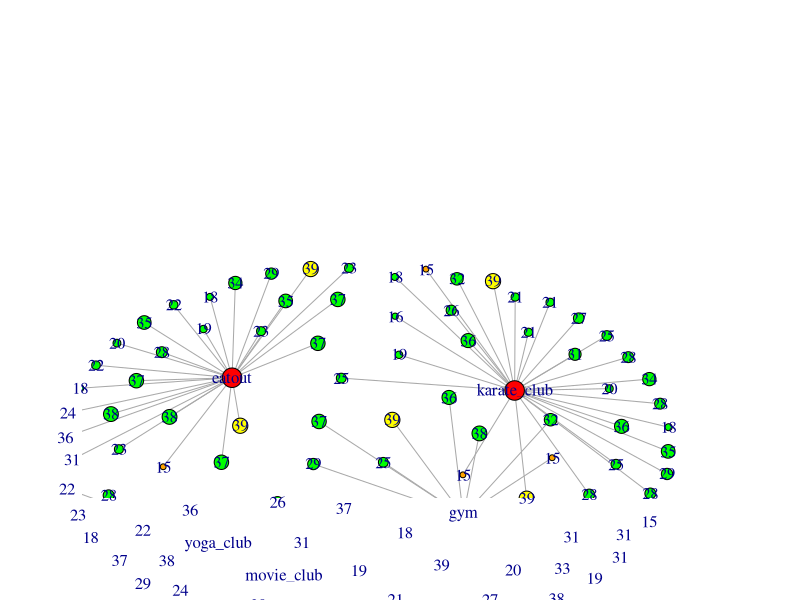
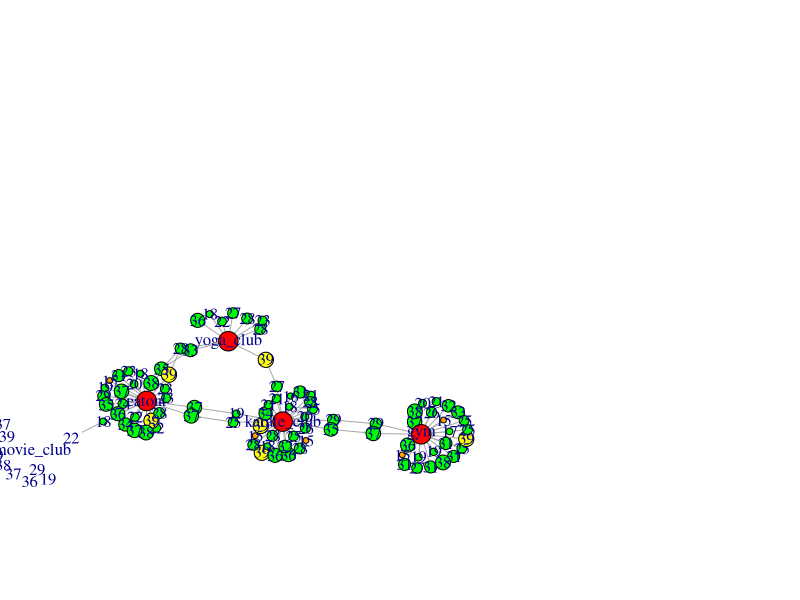
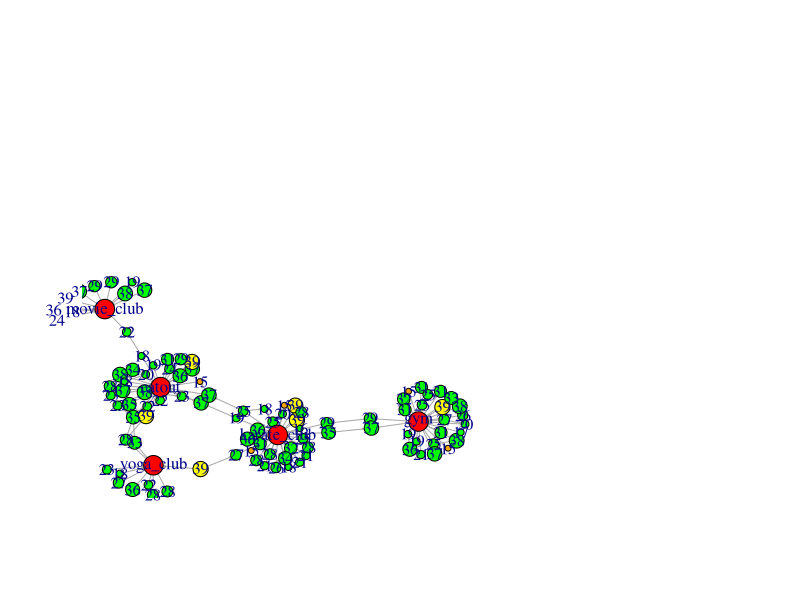
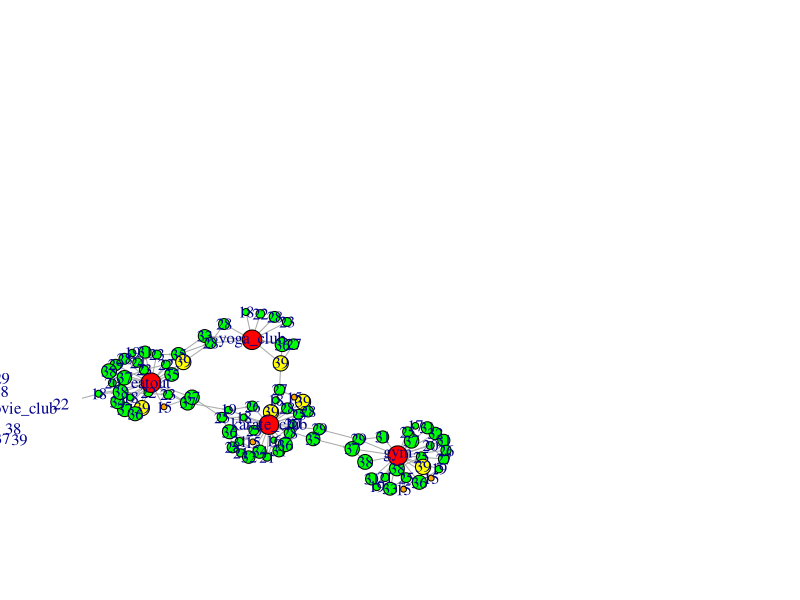
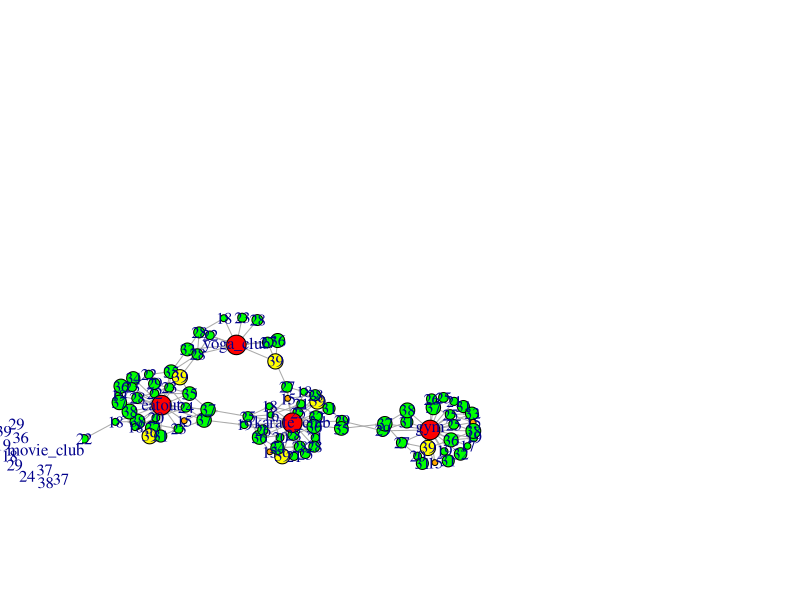

These charts were generated, in order, by the following R code: (Note: a time limit stopped this script after it produced the figures.)
  library(igraph)
  
  
  G <- make_empty_graph(100) %>% 
    set_vertex_attr("name",value = as.integer(runif(100,15,40))) %>% 
    set_vertex_attr("Type",value = "Person")
  
  #adding foci nodes
  add_foci_nodes <- function(G)
  {
    i = gorder(G) + 1
    foci_nodes = c("gym","eatout","movie_club","karate_club","yoga_club")
    for(j in 1:5)
    {
      G = G + vertices(i)
      G = set_vertex_attr(G,"name",index = i,value = foci_nodes[j])
      G = set_vertex_attr(G,"Type",index = i,value = "foci")
      i = i + 1
    }
    return(G) 
  }
  
  
  #get the size of the nodes
  get_size <- function(G)
  {
    num = gorder(G)
    nsl <- c()
    for (i in 1:num)
    {
      if (V(G)[i]$Type == "Person")
        nsl<- c(nsl,V(G)[i]$name)
      else
        nsl <- c(nsl,50)
    }
    return(nsl)
  }
  
  
  #get the label of the nodes
  get_labels <- function(G)
  {
    num = gorder(G)
    ll <- c()
    for (i in 1:num)
    {
      if(V(G)[i]$Type == "Person")
        ll <- c(ll,(V(G)[i]$name))
      else
        ll <- c(ll,V(G)[i]$name)
    }
    return(ll)
  }
  
  #get the color of the nodes
  get_color <- function(G)
  {
    num = gorder(G)
    cl <- c()
    for (i in 1:num)
    {
      if(V(G)[i]$Type == "Person")
        if(V(G)[i]$name == 15)
          cl <- c(cl,"orange")
        else if(V(G)[i]$name == 39)
          cl <- c(cl,"yellow")
        else
          cl <- c(cl,"green")
      else
        cl <- c(cl,"red")
    }
    return(cl)
  }
  
  
  get_person_nodes <- function()
  {
    num = gorder(G)
    for (i in 1:num)
    {
      p <- c()
      for (i in 1:num)
      {
        if(V(G)[i]$Type == "Person")
          p <- c(p,i)
      }
    }
    print(p)
    return (p)
  }
  
  #get foci nodes
  get_foci_nodes <- function()
  {
    num = gorder(G)
    for (i in 1:num)
    {
      f <- c()
      for (i in 1:num)
      {
        if(V(G)[i]$Type == "foci")
          f <- c(f,i)
      }
    }
    return (f)
  }
  
  add_foci_edges <- function(G)
  {
    f = get_foci_nodes()
    p = get_person_nodes()
    for (j in p)
    {
      r = sample(f,1)
      G = G + edge(j,r)
    }
    return(G)
  }
  
  #finding homophily
  homophily <-function(G)
  { i =0
    pnodes = get_person_nodes()
    for (u in pnodes){
      for (v in pnodes)
      {
        if (u!=v)
        {
         
          diff = abs(as.integer(V(G)[u]$name) -as.integer( V(G)[v]$name))
          p = 1/(diff + 1000)
         
          r = runif(1)
   
          if (r < p)
          {
            i = i+1
            print(i)
            G = G + edges(u,v)
          }
        }
      }
    }
    return (G)
  }
  cmn <- function(u,v,G)
  {
    nv = neighbors(G,v)
    nu = neighbors(G,u)
    return (length(intersect(nv,nu)))
  }
  
  #finding closures
  closures <- function(G)
  {
    arr <- c()
    num = gorder(G)
    for (u in 1:num)
      for (v in 1:num)
      {
        if(u!=v && (V(G)[u]$Type == "Person" || V(G)[v]$Type == "foci"))
        {
          k = cmn(u,v,G)
          p = 1 - (1-0.01)^k
          temp <- c()
          temp <- c(temp,u)
          temp <- c(temp,v)
          temp <- c(temp,p)
          arr <- rbind(arr,temp)
        }
      }
    for (each in 1:nrow(arr))
    {
      u = arr[each,1]
      v = arr[each,2]
      p = arr[each,3]
      r = runif(1)
      if (r < p)
      {
        G = G + edges(u,v)
      }
    }
    return (G)
  }
  
  
  
  #calling functions
  
  
  G = add_foci_nodes(G)
  nodesize = get_size(G)
  labels = get_labels(G)
  color_arr = get_color(G)
  G = add_foci_edges(G)

  
  #plotting graphs
  
  
  plot(G,vertex.label = labels,vertex.size=as.integer(nodesize),vertex.label.font = 0.01,
       rescale = FALSE, ylim=c(-4,12),xlim=c(-4,12), asp = 0,layout = layout.kamada.kawai,
       vertex.color = color_arr,edge.arrow.size = 0.1)
    G = homophily(G)

  plot(G,vertex.label = labels,vertex.size=as.integer(nodesize),vertex.label.font = 0.01,
       rescale = FALSE, ylim=c(-4,12),xlim=c(-4,12), asp = 0,layout = layout.kamada.kawai,
       vertex.color = color_arr,edge.arrow.size = 0.1)
  while(1){
  G = closures(G)
  plot(G,vertex.label = labels,vertex.size=as.integer(nodesize),vertex.label.font = 0.01,
       rescale = FALSE, ylim=c(-4,12),xlim=c(-4,12), asp = 0,layout = layout.kamada.kawai,
       vertex.color = color_arr,edge.arrow.size = 0.1)}
  
    
